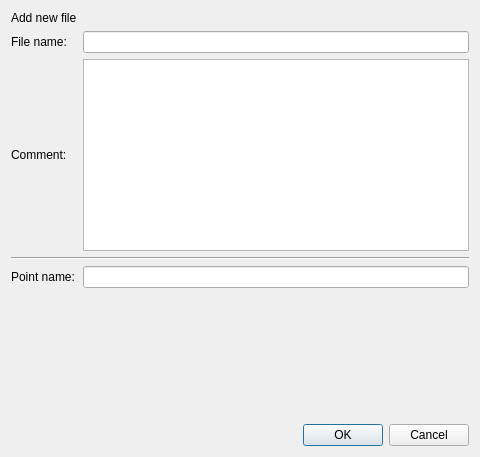
<?xml version="1.0" encoding="UTF-8"?>
<ui version="4.0">
 <class>New</class>
 <widget class="QDialog" name="New">
  <property name="geometry">
   <rect>
    <x>0</x>
    <y>0</y>
    <width>480</width>
    <height>457</height>
   </rect>
  </property>
  <property name="windowTitle">
   <string>New</string>
  </property>
  <layout class="QVBoxLayout" name="verticalLayout">
   <item>
    <layout class="QGridLayout" name="gridLayout">
     <item row="0" column="0">
      <widget class="QLabel" name="label">
       <property name="text">
        <string>Add new file</string>
       </property>
      </widget>
     </item>
     <item row="2" column="1">
      <widget class="QTextEdit" name="fileComment"/>
     </item>
     <item row="1" column="1">
      <widget class="QLineEdit" name="fileName"/>
     </item>
     <item row="1" column="0">
      <widget class="QLabel" name="label_2">
       <property name="text">
        <string>File name:</string>
       </property>
      </widget>
     </item>
     <item row="2" column="0">
      <widget class="QLabel" name="label_3">
       <property name="text">
        <string>Comment:</string>
       </property>
      </widget>
     </item>
     <item row="4" column="0">
      <widget class="QLabel" name="label_4">
       <property name="text">
        <string>Point name:</string>
       </property>
      </widget>
     </item>
     <item row="4" column="1">
      <widget class="QLineEdit" name="PointName"/>
     </item>
     <item row="3" column="0" colspan="2">
      <widget class="Line" name="line">
       <property name="lineWidth">
        <number>1</number>
       </property>
       <property name="midLineWidth">
        <number>0</number>
       </property>
       <property name="orientation">
        <enum>Qt::Horizontal</enum>
       </property>
      </widget>
     </item>
    </layout>
   </item>
   <item>
    <spacer name="verticalSpacer">
     <property name="orientation">
      <enum>Qt::Vertical</enum>
     </property>
     <property name="sizeHint" stdset="0">
      <size>
       <width>20</width>
       <height>40</height>
      </size>
     </property>
    </spacer>
   </item>
   <item>
    <widget class="QDialogButtonBox" name="buttonBox">
     <property name="orientation">
      <enum>Qt::Horizontal</enum>
     </property>
     <property name="standardButtons">
      <set>QDialogButtonBox::Cancel|QDialogButtonBox::Ok</set>
     </property>
    </widget>
   </item>
  </layout>
 </widget>
 <tabstops>
  <tabstop>fileName</tabstop>
  <tabstop>fileComment</tabstop>
  <tabstop>PointName</tabstop>
 </tabstops>
 <resources/>
 <connections>
  <connection>
   <sender>buttonBox</sender>
   <signal>accepted()</signal>
   <receiver>New</receiver>
   <slot>accept()</slot>
   <hints>
    <hint type="sourcelabel">
     <x>248</x>
     <y>254</y>
    </hint>
    <hint type="destinationlabel">
     <x>157</x>
     <y>274</y>
    </hint>
   </hints>
  </connection>
  <connection>
   <sender>buttonBox</sender>
   <signal>rejected()</signal>
   <receiver>New</receiver>
   <slot>reject()</slot>
   <hints>
    <hint type="sourcelabel">
     <x>316</x>
     <y>260</y>
    </hint>
    <hint type="destinationlabel">
     <x>286</x>
     <y>274</y>
    </hint>
   </hints>
  </connection>
 </connections>
</ui>
